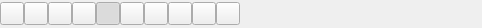
<?xml version="1.0" encoding="UTF-8"?>
<ui version="4.0">
 <class>ImageViewer::Internal::ImageViewerToolbar</class>
 <widget class="QWidget" name="ImageViewer::Internal::ImageViewerToolbar">
  <property name="geometry">
   <rect>
    <x>0</x>
    <y>0</y>
    <width>482</width>
    <height>28</height>
   </rect>
  </property>
  <layout class="QHBoxLayout" name="horizontalLayout">
   <property name="spacing">
    <number>0</number>
   </property>
   <property name="margin">
    <number>0</number>
   </property>
   <item>
    <widget class="Core::CommandButton" name="toolButtonExportImage">
     <property name="toolTipBase">
      <string>Export as Image</string>
     </property>
    </widget>
   </item>
   <item>
    <widget class="Core::CommandButton" name="toolButtonMultiExportImages">
     <property name="toolTipBase">
      <string>Export Images of Multiple Sizes</string>
     </property>
    </widget>
   </item>
   <item>
    <widget class="Core::CommandButton" name="toolButtonCopyDataUrl">
    </widget>
   </item>
   <item>
    <widget class="Core::CommandButton" name="toolButtonBackground">
     <property name="checkable">
      <bool>true</bool>
     </property>
     <property name="checked">
      <bool>false</bool>
     </property>
    </widget>
   </item>
   <item>
    <widget class="Core::CommandButton" name="toolButtonOutline">
     <property name="toolTipBase">
      <string>Show Outline</string>
     </property>
     <property name="checkable">
      <bool>true</bool>
     </property>
     <property name="checked">
      <bool>true</bool>
     </property>
    </widget>
   </item>
   <item>
    <widget class="Core::CommandButton" name="toolButtonFitToScreen">
     <property name="toolTipBase">
      <string>Fit to Screen</string>
     </property>
     <property name="checkable">
      <bool>false</bool>
     </property>
    </widget>
   </item>
   <item>
    <widget class="Core::CommandButton" name="toolButtonOriginalSize">
     <property name="toolTipBase">
      <string>Original Size</string>
     </property>
    </widget>
   </item>
   <item>
    <widget class="Core::CommandButton" name="toolButtonZoomIn">
     <property name="toolTipBase">
      <string>Zoom In</string>
     </property>
     <property name="autoRepeat">
      <bool>true</bool>
     </property>
    </widget>
   </item>
   <item>
    <widget class="Core::CommandButton" name="toolButtonZoomOut">
     <property name="toolTipBase">
      <string>Zoom Out</string>
     </property>
     <property name="autoRepeat">
      <bool>true</bool>
     </property>
    </widget>
   </item>
   <item>
    <widget class="Core::CommandButton" name="toolButtonPlayPause">
    </widget>
   </item>
   <item>
    <widget class="Utils::StyledSeparator" name="widgetToolbarSeparator" native="true"/>
   </item>
   <item>
    <spacer name="horizontalSpacer">
     <property name="orientation">
      <enum>Qt::Horizontal</enum>
     </property>
     <property name="sizeHint" stdset="0">
      <size>
       <width>315</width>
       <height>20</height>
      </size>
     </property>
    </spacer>
   </item>
   <item>
    <widget class="Utils::StyledSeparator" name="widgetSizeSeparator" native="true"/>
   </item>
   <item>
    <widget class="QLabel" name="labelImageSize"/>
   </item>
   <item>
    <widget class="Utils::StyledSeparator" name="widgetInfoSeparator" native="true"/>
   </item>
   <item>
    <widget class="QLabel" name="labelInfo"/>
   </item>
  </layout>
 </widget>
 <customwidgets>
  <customwidget>
   <class>Utils::StyledSeparator</class>
   <extends>QWidget</extends>
   <header>utils/styledbar.h</header>
   <container>1</container>
  </customwidget>
  <customwidget>
   <class>Core::CommandButton</class>
   <extends>QToolButton</extends>
   <header>coreplugin/actionmanager/commandbutton.h</header>
  </customwidget>
 </customwidgets>
 <connections/>
</ui>
